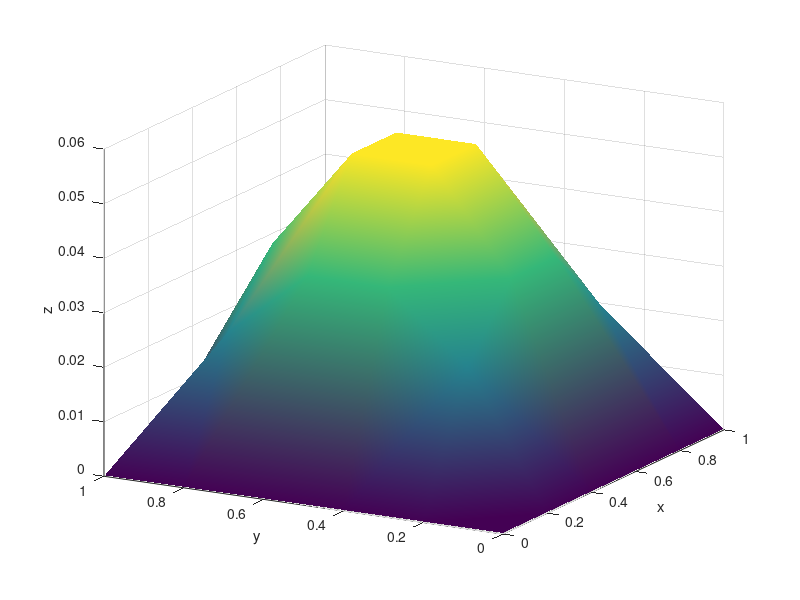

This chart was generated by the following MATLAB code:
clear all; clc; clf;

load("HEAT.mat");

hh_x = 1.0 / n_el_x;
hh_y = 1.0 / n_el_y;

n_np_x = n_el_x + 1;
n_np_y = n_el_y + 1;

[X, Y] = meshgrid(0 : hh_x : 1, 0 : hh_y : 1);
Z = reshape(disp, n_np_x, n_np_y)';
surf(X, Y, Z);
xlabel("x")
ylabel("y")
zlabel("z")
shading interp

az = -61;
el = 20;
view(az,el);

% EOF